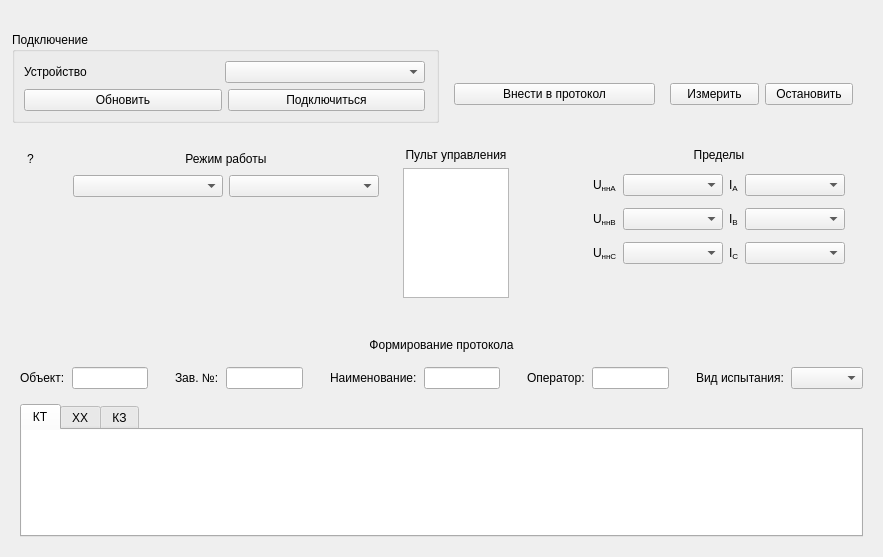
<?xml version="1.0" encoding="UTF-8"?>
<ui version="4.0">
 <class>Device_K33</class>
 <widget class="QWidget" name="Device_K33">
  <property name="geometry">
   <rect>
    <x>0</x>
    <y>0</y>
    <width>883</width>
    <height>557</height>
   </rect>
  </property>
  <property name="windowTitle">
   <string>Form</string>
  </property>
  <layout class="QGridLayout" name="gridLayout_18">
   <item row="0" column="0">
    <widget class="QLabel" name="lblTitle">
     <property name="sizePolicy">
      <sizepolicy hsizetype="Preferred" vsizetype="Fixed">
       <horstretch>0</horstretch>
       <verstretch>0</verstretch>
      </sizepolicy>
     </property>
     <property name="text">
      <string/>
     </property>
     <property name="alignment">
      <set>Qt::AlignCenter</set>
     </property>
    </widget>
   </item>
   <item row="1" column="0">
    <widget class="QWidget" name="wHeader" native="true">
     <property name="sizePolicy">
      <sizepolicy hsizetype="Preferred" vsizetype="Fixed">
       <horstretch>0</horstretch>
       <verstretch>0</verstretch>
      </sizepolicy>
     </property>
     <layout class="QHBoxLayout" name="horizontalLayout_2">
      <property name="leftMargin">
       <number>1</number>
      </property>
      <property name="topMargin">
       <number>1</number>
      </property>
      <property name="rightMargin">
       <number>1</number>
      </property>
      <property name="bottomMargin">
       <number>1</number>
      </property>
      <item>
       <widget class="QGroupBox" name="gbControl">
        <property name="title">
         <string>Подключение</string>
        </property>
        <layout class="QGridLayout" name="gridLayout_3">
         <property name="rightMargin">
          <number>11</number>
         </property>
         <item row="0" column="0">
          <layout class="QHBoxLayout" name="horizontalLayout_4">
           <item>
            <widget class="QLabel" name="lblDevice">
             <property name="text">
              <string>Устройство</string>
             </property>
            </widget>
           </item>
           <item>
            <spacer name="horizontalSpacer">
             <property name="orientation">
              <enum>Qt::Horizontal</enum>
             </property>
             <property name="sizeHint" stdset="0">
              <size>
               <width>119</width>
               <height>20</height>
              </size>
             </property>
            </spacer>
           </item>
           <item>
            <layout class="QHBoxLayout" name="horizontalLayout_5"/>
           </item>
           <item>
            <widget class="QComboBox" name="cbDevices">
             <property name="sizePolicy">
              <sizepolicy hsizetype="Fixed" vsizetype="Fixed">
               <horstretch>0</horstretch>
               <verstretch>0</verstretch>
              </sizepolicy>
             </property>
             <property name="minimumSize">
              <size>
               <width>200</width>
               <height>0</height>
              </size>
             </property>
            </widget>
           </item>
          </layout>
         </item>
         <item row="1" column="0">
          <layout class="QHBoxLayout" name="horizontalLayout_3">
           <item>
            <widget class="QPushButton" name="pbUpdate">
             <property name="sizePolicy">
              <sizepolicy hsizetype="Expanding" vsizetype="Fixed">
               <horstretch>0</horstretch>
               <verstretch>0</verstretch>
              </sizepolicy>
             </property>
             <property name="text">
              <string>Обновить</string>
             </property>
            </widget>
           </item>
           <item>
            <widget class="QPushButton" name="pbConnect">
             <property name="sizePolicy">
              <sizepolicy hsizetype="Expanding" vsizetype="Fixed">
               <horstretch>0</horstretch>
               <verstretch>0</verstretch>
              </sizepolicy>
             </property>
             <property name="text">
              <string>Подключиться</string>
             </property>
            </widget>
           </item>
          </layout>
         </item>
        </layout>
       </widget>
      </item>
      <item>
       <widget class="QWidget" name="wMeasure" native="true">
        <property name="sizePolicy">
         <sizepolicy hsizetype="Expanding" vsizetype="Expanding">
          <horstretch>0</horstretch>
          <verstretch>0</verstretch>
         </sizepolicy>
        </property>
        <layout class="QGridLayout" name="gridLayout">
         <item row="1" column="0">
          <widget class="QPushButton" name="pbProtocol">
           <property name="text">
            <string>Внести в протокол</string>
           </property>
          </widget>
         </item>
         <item row="1" column="1">
          <widget class="QWidget" name="wControl" native="true">
           <layout class="QHBoxLayout" name="horizontalLayout">
            <item>
             <widget class="QPushButton" name="pbMeasure">
              <property name="text">
               <string>Измерить</string>
              </property>
             </widget>
            </item>
            <item>
             <widget class="QPushButton" name="pbStop">
              <property name="text">
               <string>Остановить</string>
              </property>
             </widget>
            </item>
           </layout>
          </widget>
         </item>
         <item row="0" column="0" colspan="2">
          <widget class="QLabel" name="lblConnectionStatus">
           <property name="sizePolicy">
            <sizepolicy hsizetype="Preferred" vsizetype="Preferred">
             <horstretch>0</horstretch>
             <verstretch>0</verstretch>
            </sizepolicy>
           </property>
           <property name="minimumSize">
            <size>
             <width>0</width>
             <height>0</height>
            </size>
           </property>
           <property name="text">
            <string/>
           </property>
           <property name="alignment">
            <set>Qt::AlignCenter</set>
           </property>
          </widget>
         </item>
        </layout>
       </widget>
      </item>
     </layout>
    </widget>
   </item>
   <item row="2" column="0">
    <widget class="QStackedWidget" name="stackedWidget">
     <property name="currentIndex">
      <number>0</number>
     </property>
     <widget class="QWidget" name="page1_2">
      <layout class="QGridLayout" name="gridLayout_6">
       <property name="verticalSpacing">
        <number>0</number>
       </property>
       <item row="1" column="0">
        <widget class="QWidget" name="wProtocol" native="true">
         <property name="sizePolicy">
          <sizepolicy hsizetype="Expanding" vsizetype="Preferred">
           <horstretch>0</horstretch>
           <verstretch>0</verstretch>
          </sizepolicy>
         </property>
         <layout class="QVBoxLayout" name="verticalLayout_3">
          <property name="leftMargin">
           <number>0</number>
          </property>
          <property name="topMargin">
           <number>0</number>
          </property>
          <property name="rightMargin">
           <number>0</number>
          </property>
          <property name="bottomMargin">
           <number>0</number>
          </property>
          <item>
           <widget class="QLabel" name="lblProtocolTitle">
            <property name="text">
             <string>Формирование протокола</string>
            </property>
            <property name="alignment">
             <set>Qt::AlignCenter</set>
            </property>
           </widget>
          </item>
          <item>
           <widget class="QWidget" name="wProtocolSettings" native="true">
            <property name="sizePolicy">
             <sizepolicy hsizetype="Expanding" vsizetype="Preferred">
              <horstretch>0</horstretch>
              <verstretch>0</verstretch>
             </sizepolicy>
            </property>
            <layout class="QHBoxLayout" name="horizontalLayout_7">
             <property name="spacing">
              <number>7</number>
             </property>
             <property name="leftMargin">
              <number>0</number>
             </property>
             <property name="rightMargin">
              <number>0</number>
             </property>
             <item>
              <widget class="QLabel" name="lblObject">
               <property name="sizePolicy">
                <sizepolicy hsizetype="Fixed" vsizetype="Preferred">
                 <horstretch>0</horstretch>
                 <verstretch>0</verstretch>
                </sizepolicy>
               </property>
               <property name="text">
                <string>Объект:</string>
               </property>
              </widget>
             </item>
             <item>
              <widget class="QLineEdit" name="leObject"/>
             </item>
             <item>
              <spacer name="horizontalSpacer_5">
               <property name="orientation">
                <enum>Qt::Horizontal</enum>
               </property>
               <property name="sizeType">
                <enum>QSizePolicy::Fixed</enum>
               </property>
               <property name="sizeHint" stdset="0">
                <size>
                 <width>20</width>
                 <height>20</height>
                </size>
               </property>
              </spacer>
             </item>
             <item>
              <widget class="QLabel" name="lblbNum">
               <property name="sizePolicy">
                <sizepolicy hsizetype="Fixed" vsizetype="Preferred">
                 <horstretch>0</horstretch>
                 <verstretch>0</verstretch>
                </sizepolicy>
               </property>
               <property name="text">
                <string>Зав. №:</string>
               </property>
              </widget>
             </item>
             <item>
              <widget class="QLineEdit" name="leSerialNumber">
               <property name="sizePolicy">
                <sizepolicy hsizetype="Expanding" vsizetype="Fixed">
                 <horstretch>0</horstretch>
                 <verstretch>0</verstretch>
                </sizepolicy>
               </property>
              </widget>
             </item>
             <item>
              <spacer name="horizontalSpacer_6">
               <property name="orientation">
                <enum>Qt::Horizontal</enum>
               </property>
               <property name="sizeType">
                <enum>QSizePolicy::Fixed</enum>
               </property>
               <property name="sizeHint" stdset="0">
                <size>
                 <width>20</width>
                 <height>20</height>
                </size>
               </property>
              </spacer>
             </item>
             <item>
              <widget class="QLabel" name="lblName">
               <property name="sizePolicy">
                <sizepolicy hsizetype="Fixed" vsizetype="Preferred">
                 <horstretch>0</horstretch>
                 <verstretch>0</verstretch>
                </sizepolicy>
               </property>
               <property name="text">
                <string>Наименование:</string>
               </property>
              </widget>
             </item>
             <item>
              <widget class="QLineEdit" name="leName"/>
             </item>
             <item>
              <spacer name="horizontalSpacer_7">
               <property name="orientation">
                <enum>Qt::Horizontal</enum>
               </property>
               <property name="sizeType">
                <enum>QSizePolicy::Fixed</enum>
               </property>
               <property name="sizeHint" stdset="0">
                <size>
                 <width>20</width>
                 <height>20</height>
                </size>
               </property>
              </spacer>
             </item>
             <item>
              <widget class="QLabel" name="lblOperator">
               <property name="text">
                <string>Оператор:</string>
               </property>
              </widget>
             </item>
             <item>
              <widget class="QLineEdit" name="leOperator"/>
             </item>
             <item>
              <spacer name="horizontalSpacer_10">
               <property name="orientation">
                <enum>Qt::Horizontal</enum>
               </property>
               <property name="sizeType">
                <enum>QSizePolicy::Fixed</enum>
               </property>
               <property name="sizeHint" stdset="0">
                <size>
                 <width>20</width>
                 <height>20</height>
                </size>
               </property>
              </spacer>
             </item>
             <item>
              <widget class="QLabel" name="lblType">
               <property name="sizePolicy">
                <sizepolicy hsizetype="Fixed" vsizetype="Preferred">
                 <horstretch>0</horstretch>
                 <verstretch>0</verstretch>
                </sizepolicy>
               </property>
               <property name="text">
                <string>Вид испытания:</string>
               </property>
              </widget>
             </item>
             <item>
              <widget class="QComboBox" name="cbType">
               <property name="sizePolicy">
                <sizepolicy hsizetype="Expanding" vsizetype="Fixed">
                 <horstretch>0</horstretch>
                 <verstretch>0</verstretch>
                </sizepolicy>
               </property>
              </widget>
             </item>
            </layout>
           </widget>
          </item>
          <item>
           <widget class="QTabWidget" name="twProtocol">
            <property name="currentIndex">
             <number>0</number>
            </property>
            <widget class="QWidget" name="tabKt">
             <attribute name="title">
              <string>КТ</string>
             </attribute>
             <layout class="QGridLayout" name="gridLayout_7">
              <property name="leftMargin">
               <number>0</number>
              </property>
              <property name="topMargin">
               <number>0</number>
              </property>
              <property name="rightMargin">
               <number>0</number>
              </property>
              <property name="bottomMargin">
               <number>0</number>
              </property>
              <item row="0" column="0">
               <widget class="QTableView" name="tvKtProtocol">
                <property name="toolTipDuration">
                 <number>-1</number>
                </property>
                <property name="frameShape">
                 <enum>QFrame::NoFrame</enum>
                </property>
               </widget>
              </item>
             </layout>
            </widget>
            <widget class="QWidget" name="tabHh">
             <attribute name="title">
              <string>ХХ</string>
             </attribute>
             <layout class="QGridLayout" name="gridLayout_8">
              <property name="leftMargin">
               <number>0</number>
              </property>
              <property name="topMargin">
               <number>0</number>
              </property>
              <property name="rightMargin">
               <number>0</number>
              </property>
              <property name="bottomMargin">
               <number>0</number>
              </property>
              <item row="0" column="0">
               <widget class="QTableView" name="tvHhProtocol">
                <property name="frameShape">
                 <enum>QFrame::NoFrame</enum>
                </property>
               </widget>
              </item>
             </layout>
            </widget>
            <widget class="QWidget" name="tabKz">
             <attribute name="title">
              <string>КЗ</string>
             </attribute>
             <layout class="QGridLayout" name="gridLayout_14">
              <property name="leftMargin">
               <number>0</number>
              </property>
              <property name="topMargin">
               <number>0</number>
              </property>
              <property name="rightMargin">
               <number>0</number>
              </property>
              <property name="bottomMargin">
               <number>0</number>
              </property>
              <item row="0" column="0">
               <widget class="QTableView" name="tvKzProtocol">
                <property name="frameShape">
                 <enum>QFrame::NoFrame</enum>
                </property>
               </widget>
              </item>
             </layout>
            </widget>
           </widget>
          </item>
         </layout>
        </widget>
       </item>
       <item row="0" column="0">
        <widget class="QWidget" name="wParams_2" native="true">
         <property name="sizePolicy">
          <sizepolicy hsizetype="Preferred" vsizetype="Fixed">
           <horstretch>0</horstretch>
           <verstretch>0</verstretch>
          </sizepolicy>
         </property>
         <layout class="QHBoxLayout" name="horizontalLayout_10">
          <property name="leftMargin">
           <number>0</number>
          </property>
          <property name="bottomMargin">
           <number>0</number>
          </property>
          <item>
           <widget class="QWidget" name="wMeasureParams_3" native="true">
            <layout class="QGridLayout" name="gridLayout_15">
             <property name="leftMargin">
              <number>0</number>
             </property>
             <property name="topMargin">
              <number>0</number>
             </property>
             <property name="bottomMargin">
              <number>0</number>
             </property>
             <item row="0" column="2" colspan="2">
              <widget class="QLabel" name="lblMode">
               <property name="text">
                <string>Режим работы</string>
               </property>
               <property name="alignment">
                <set>Qt::AlignCenter</set>
               </property>
              </widget>
             </item>
             <item row="1" column="2">
              <widget class="QComboBox" name="cbMode">
               <property name="sizePolicy">
                <sizepolicy hsizetype="Fixed" vsizetype="Fixed">
                 <horstretch>0</horstretch>
                 <verstretch>0</verstretch>
                </sizepolicy>
               </property>
               <property name="minimumSize">
                <size>
                 <width>150</width>
                 <height>0</height>
                </size>
               </property>
              </widget>
             </item>
             <item row="0" column="0">
              <widget class="QToolButton" name="tbHelp_3">
               <property name="sizePolicy">
                <sizepolicy hsizetype="Fixed" vsizetype="Fixed">
                 <horstretch>0</horstretch>
                 <verstretch>0</verstretch>
                </sizepolicy>
               </property>
               <property name="maximumSize">
                <size>
                 <width>32</width>
                 <height>16777215</height>
                </size>
               </property>
               <property name="text">
                <string>?</string>
               </property>
               <property name="autoRaise">
                <bool>true</bool>
               </property>
              </widget>
             </item>
             <item row="0" column="1">
              <spacer name="horizontalSpacer_20">
               <property name="orientation">
                <enum>Qt::Horizontal</enum>
               </property>
               <property name="sizeType">
                <enum>QSizePolicy::Fixed</enum>
               </property>
               <property name="sizeHint" stdset="0">
                <size>
                 <width>20</width>
                 <height>20</height>
                </size>
               </property>
              </spacer>
             </item>
             <item row="1" column="3">
              <widget class="QComboBox" name="cbVoltage">
               <property name="sizePolicy">
                <sizepolicy hsizetype="Fixed" vsizetype="Fixed">
                 <horstretch>0</horstretch>
                 <verstretch>0</verstretch>
                </sizepolicy>
               </property>
               <property name="minimumSize">
                <size>
                 <width>150</width>
                 <height>0</height>
                </size>
               </property>
              </widget>
             </item>
             <item row="2" column="0" colspan="4">
              <spacer name="verticalSpacer_8">
               <property name="orientation">
                <enum>Qt::Vertical</enum>
               </property>
               <property name="sizeHint" stdset="0">
                <size>
                 <width>20</width>
                 <height>40</height>
                </size>
               </property>
              </spacer>
             </item>
            </layout>
           </widget>
          </item>
          <item>
           <widget class="QWidget" name="wTerminal" native="true">
            <layout class="QGridLayout" name="gridLayout_19">
             <property name="topMargin">
              <number>0</number>
             </property>
             <property name="rightMargin">
              <number>0</number>
             </property>
             <property name="bottomMargin">
              <number>0</number>
             </property>
             <item row="0" column="0">
              <widget class="QLabel" name="lblTerminal">
               <property name="text">
                <string>Пульт управления</string>
               </property>
               <property name="alignment">
                <set>Qt::AlignCenter</set>
               </property>
              </widget>
             </item>
             <item row="1" column="1">
              <widget class="QToolButton" name="tbElectricWarning">
               <property name="text">
                <string/>
               </property>
               <property name="icon">
                <iconset resource="../resources.qrc">
                 <normaloff>:/ui/style/electric_warning.svg</normaloff>
                 <disabledoff>:/ui/style/electric_warning.svg</disabledoff>:/ui/style/electric_warning.svg</iconset>
               </property>
               <property name="iconSize">
                <size>
                 <width>64</width>
                 <height>64</height>
                </size>
               </property>
               <property name="autoRaise">
                <bool>true</bool>
               </property>
              </widget>
             </item>
             <item row="1" column="0">
              <widget class="QTableView" name="tvTerminal">
               <property name="sizePolicy">
                <sizepolicy hsizetype="Expanding" vsizetype="Expanding">
                 <horstretch>0</horstretch>
                 <verstretch>0</verstretch>
                </sizepolicy>
               </property>
               <property name="maximumSize">
                <size>
                 <width>1000</width>
                 <height>130</height>
                </size>
               </property>
              </widget>
             </item>
             <item row="2" column="0">
              <spacer name="verticalSpacer_9">
               <property name="orientation">
                <enum>Qt::Vertical</enum>
               </property>
               <property name="sizeHint" stdset="0">
                <size>
                 <width>20</width>
                 <height>40</height>
                </size>
               </property>
              </spacer>
             </item>
            </layout>
           </widget>
          </item>
          <item>
           <widget class="QWidget" name="wLimits" native="true">
            <property name="sizePolicy">
             <sizepolicy hsizetype="Fixed" vsizetype="Preferred">
              <horstretch>0</horstretch>
              <verstretch>0</verstretch>
             </sizepolicy>
            </property>
            <layout class="QGridLayout" name="gridLayout_16">
             <property name="leftMargin">
              <number>0</number>
             </property>
             <property name="topMargin">
              <number>0</number>
             </property>
             <property name="bottomMargin">
              <number>0</number>
             </property>
             <property name="verticalSpacing">
              <number>12</number>
             </property>
             <item row="3" column="0">
              <widget class="QLabel" name="lblUnnC">
               <property name="text">
                <string>&lt;html&gt;&lt;head/&gt;&lt;body&gt;&lt;p&gt;U&lt;span style=&quot; vertical-align:sub;&quot;&gt;ннC&lt;/span&gt;&lt;/p&gt;&lt;/body&gt;&lt;/html&gt;</string>
               </property>
              </widget>
             </item>
             <item row="2" column="1">
              <widget class="QComboBox" name="cbUnnB">
               <property name="minimumSize">
                <size>
                 <width>100</width>
                 <height>0</height>
                </size>
               </property>
              </widget>
             </item>
             <item row="0" column="0" colspan="4">
              <widget class="QLabel" name="lblLimits">
               <property name="text">
                <string>Пределы</string>
               </property>
               <property name="alignment">
                <set>Qt::AlignCenter</set>
               </property>
              </widget>
             </item>
             <item row="1" column="2">
              <widget class="QLabel" name="lblIa">
               <property name="text">
                <string>&lt;html&gt;&lt;head/&gt;&lt;body&gt;&lt;p&gt;I&lt;span style=&quot; vertical-align:sub;&quot;&gt;A&lt;/span&gt;&lt;/p&gt;&lt;/body&gt;&lt;/html&gt;</string>
               </property>
               <property name="textFormat">
                <enum>Qt::RichText</enum>
               </property>
              </widget>
             </item>
             <item row="1" column="3">
              <widget class="QComboBox" name="cbIa">
               <property name="minimumSize">
                <size>
                 <width>100</width>
                 <height>0</height>
                </size>
               </property>
              </widget>
             </item>
             <item row="2" column="2">
              <widget class="QLabel" name="lblIb">
               <property name="text">
                <string>&lt;html&gt;&lt;head/&gt;&lt;body&gt;&lt;p&gt;I&lt;span style=&quot; vertical-align:sub;&quot;&gt;B&lt;/span&gt;&lt;/p&gt;&lt;/body&gt;&lt;/html&gt;</string>
               </property>
              </widget>
             </item>
             <item row="1" column="0">
              <widget class="QLabel" name="lblUnnA">
               <property name="text">
                <string>&lt;html&gt;&lt;head/&gt;&lt;body&gt;&lt;p&gt;U&lt;span style=&quot; vertical-align:sub;&quot;&gt;ннА&lt;/span&gt;&lt;/p&gt;&lt;/body&gt;&lt;/html&gt;</string>
               </property>
              </widget>
             </item>
             <item row="2" column="0">
              <widget class="QLabel" name="lblUnnB">
               <property name="text">
                <string>&lt;html&gt;&lt;head/&gt;&lt;body&gt;&lt;p&gt;U&lt;span style=&quot; vertical-align:sub;&quot;&gt;ннB&lt;/span&gt;&lt;/p&gt;&lt;/body&gt;&lt;/html&gt;</string>
               </property>
              </widget>
             </item>
             <item row="3" column="2">
              <widget class="QLabel" name="lblIc">
               <property name="text">
                <string>&lt;html&gt;&lt;head/&gt;&lt;body&gt;&lt;p&gt;I&lt;span style=&quot; vertical-align:sub;&quot;&gt;C&lt;/span&gt;&lt;/p&gt;&lt;/body&gt;&lt;/html&gt;</string>
               </property>
              </widget>
             </item>
             <item row="3" column="3">
              <widget class="QComboBox" name="cbIc">
               <property name="minimumSize">
                <size>
                 <width>100</width>
                 <height>0</height>
                </size>
               </property>
              </widget>
             </item>
             <item row="3" column="1">
              <widget class="QComboBox" name="cbUnnC">
               <property name="minimumSize">
                <size>
                 <width>100</width>
                 <height>0</height>
                </size>
               </property>
              </widget>
             </item>
             <item row="2" column="3">
              <widget class="QComboBox" name="cbIb">
               <property name="minimumSize">
                <size>
                 <width>100</width>
                 <height>0</height>
                </size>
               </property>
              </widget>
             </item>
             <item row="4" column="0" colspan="4">
              <spacer name="verticalSpacer_5">
               <property name="orientation">
                <enum>Qt::Vertical</enum>
               </property>
               <property name="sizeHint" stdset="0">
                <size>
                 <width>20</width>
                 <height>40</height>
                </size>
               </property>
              </spacer>
             </item>
             <item row="1" column="1">
              <widget class="QComboBox" name="cbUnnA">
               <property name="minimumSize">
                <size>
                 <width>100</width>
                 <height>0</height>
                </size>
               </property>
              </widget>
             </item>
            </layout>
           </widget>
          </item>
         </layout>
        </widget>
       </item>
      </layout>
     </widget>
     <widget class="QWidget" name="page2_2">
      <layout class="QGridLayout" name="gridLayout_17">
       <item row="1" column="0">
        <widget class="QLabel" name="lblError_2">
         <property name="text">
          <string/>
         </property>
         <property name="alignment">
          <set>Qt::AlignCenter</set>
         </property>
        </widget>
       </item>
       <item row="2" column="0">
        <spacer name="verticalSpacer_6">
         <property name="orientation">
          <enum>Qt::Vertical</enum>
         </property>
         <property name="sizeHint" stdset="0">
          <size>
           <width>20</width>
           <height>40</height>
          </size>
         </property>
        </spacer>
       </item>
       <item row="0" column="0">
        <spacer name="verticalSpacer_7">
         <property name="orientation">
          <enum>Qt::Vertical</enum>
         </property>
         <property name="sizeHint" stdset="0">
          <size>
           <width>20</width>
           <height>40</height>
          </size>
         </property>
        </spacer>
       </item>
      </layout>
     </widget>
    </widget>
   </item>
  </layout>
 </widget>
 <resources>
  <include location="../resources.qrc"/>
 </resources>
 <connections/>
</ui>
